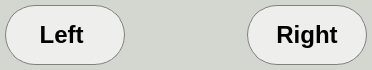
<?xml version="1.0" encoding="UTF-8"?>
<ui version="4.0">
 <class>Frame</class>
 <widget class="QFrame" name="Frame">
  <property name="geometry">
   <rect>
    <x>0</x>
    <y>0</y>
    <width>372</width>
    <height>70</height>
   </rect>
  </property>
  <property name="maximumSize">
   <size>
    <width>16777215</width>
    <height>70</height>
   </size>
  </property>
  <property name="windowTitle">
   <string>Frame</string>
  </property>
  <property name="styleSheet">
   <string notr="true">.QFrame
 {
     border-radius:35px;
      border-color: rgb(238, 238, 236);
      background-color: rgb(211, 215, 207);
 }
QPushButton
{
 
	background-color: rgb(238, 238, 236);
border-color: gray;
border-width: 1px;
 border-style: solid;
border-radius:30px;
}

QToolButton
{
    border:none;
}</string>
  </property>
  <property name="frameShape">
   <enum>QFrame::StyledPanel</enum>
  </property>
  <property name="frameShadow">
   <enum>QFrame::Raised</enum>
  </property>
  <layout class="QHBoxLayout" name="horizontalLayout">
   <property name="leftMargin">
    <number>5</number>
   </property>
   <property name="topMargin">
    <number>5</number>
   </property>
   <property name="rightMargin">
    <number>5</number>
   </property>
   <property name="bottomMargin">
    <number>5</number>
   </property>
   <item>
    <widget class="QPushButton" name="dec_btn">
     <property name="sizePolicy">
      <sizepolicy hsizetype="Preferred" vsizetype="Preferred">
       <horstretch>0</horstretch>
       <verstretch>0</verstretch>
      </sizepolicy>
     </property>
     <property name="minimumSize">
      <size>
       <width>120</width>
       <height>60</height>
      </size>
     </property>
     <property name="maximumSize">
      <size>
       <width>16777215</width>
       <height>16777215</height>
      </size>
     </property>
     <property name="font">
      <font>
       <family>Helvetica</family>
       <pointsize>18</pointsize>
       <weight>75</weight>
       <bold>true</bold>
      </font>
     </property>
     <property name="styleSheet">
      <string notr="true"/>
     </property>
     <property name="text">
      <string>Left </string>
     </property>
    </widget>
   </item>
   <item>
    <widget class="QToolButton" name="val_lbl">
     <property name="minimumSize">
      <size>
       <width>80</width>
       <height>60</height>
      </size>
     </property>
     <property name="text">
      <string/>
     </property>
     <property name="checkable">
      <bool>false</bool>
     </property>
     <property name="popupMode">
      <enum>QToolButton::DelayedPopup</enum>
     </property>
     <property name="toolButtonStyle">
      <enum>Qt::ToolButtonTextOnly</enum>
     </property>
     <property name="autoRaise">
      <bool>true</bool>
     </property>
    </widget>
   </item>
   <item>
    <widget class="QLabel" name="unit_lbl">
     <property name="text">
      <string/>
     </property>
    </widget>
   </item>
   <item>
    <widget class="QLabel" name="extra_lbl">
     <property name="text">
      <string/>
     </property>
    </widget>
   </item>
   <item>
    <widget class="QPushButton" name="inc_btn">
     <property name="sizePolicy">
      <sizepolicy hsizetype="Preferred" vsizetype="Preferred">
       <horstretch>0</horstretch>
       <verstretch>0</verstretch>
      </sizepolicy>
     </property>
     <property name="minimumSize">
      <size>
       <width>120</width>
       <height>60</height>
      </size>
     </property>
     <property name="maximumSize">
      <size>
       <width>16777215</width>
       <height>16777215</height>
      </size>
     </property>
     <property name="font">
      <font>
       <family>Helvetica</family>
       <pointsize>18</pointsize>
       <weight>75</weight>
       <bold>true</bold>
      </font>
     </property>
     <property name="styleSheet">
      <string notr="true"/>
     </property>
     <property name="text">
      <string>Right</string>
     </property>
    </widget>
   </item>
  </layout>
 </widget>
 <resources/>
 <connections/>
</ui>
